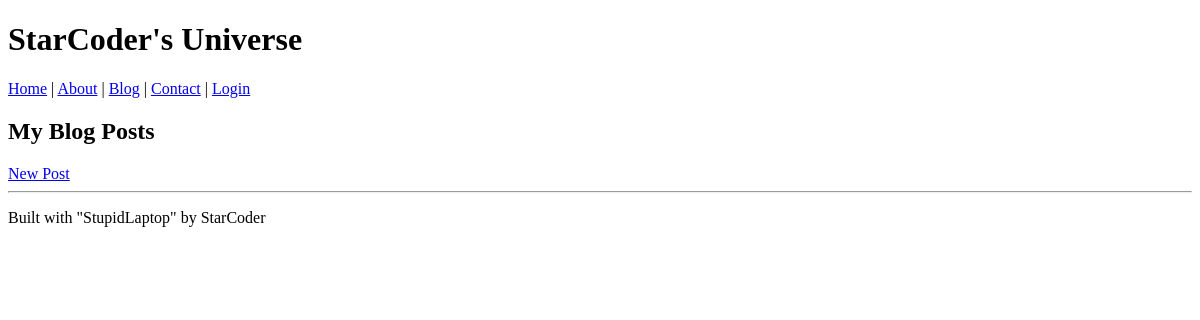
/blog, run on an earlier commit of the app's database.
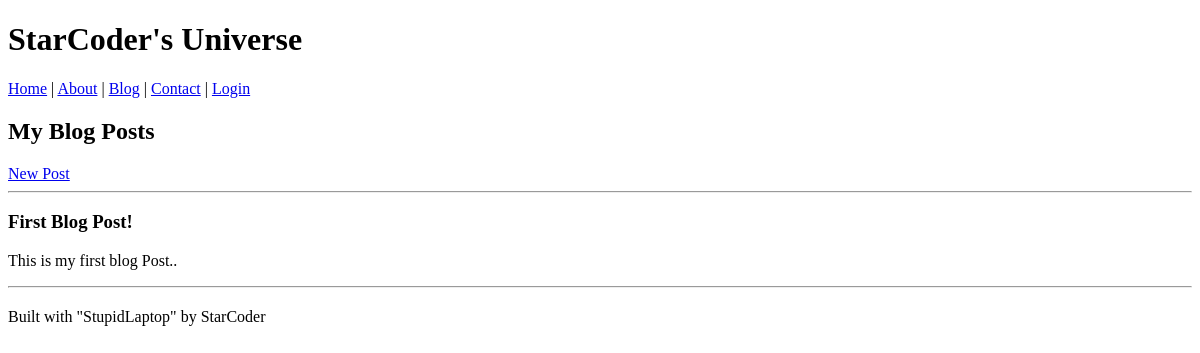
And on a later commit of the database.
### tables this page shows
CREATE TABLE posts (
            id INTEGER PRIMARY KEY AUTOINCREMENT,
            title TEXT NOT NULL,
            content TEXT NOT NULL
        );

### app.py (the view)
@app.route("/blog")
def blog():
    conn = sqlite3.connect("site.db")
    c = conn.cursor()
    c.execute("SELECT id, title, content FROM posts ORDER BY id DESC")
    posts = c.fetchall()
    conn.close()
    return render_template("blog.html", posts=posts)

### templates/blog.html (shortened to what this page needs)
{% extends "layout.html" %}
{% block content %}
  <h2>My Blog Posts</h2>
  <a href="{{ url_for('new_post') }}">New Post</a>
  <hr>
  {% for post in posts %}
    <div style="margin-bottom: 20px;">
      <h3>{{ post[1] }}</h3>
      <p>{{ post[2] }}</p>
      <hr>
    </div>
  {% endfor %}
{% endblock %}

### templates/layout.html (shortened to what this page needs)
<!DOCTYPE html>
<html lang="en">
<head>
  <link rel="stylesheet" href="{{ url_for('static', filename='style.css')}}">
</head>
<body>
  <header>
    <h1>StarCoder's Universe</h1>
    <nav>
      <a href="/">Home</a> |
      <a href="/about">About</a> |
      <a href="{{ url_for('blog') }}">Blog</a> |
      <a href="/contact">Contact</a> |
      {% if session.get("logged_in") %}
        <a href="/logout">Logout</a>
      {% else %}
        <a href="/login">Login</a>
      {% endif %}
    </nav>
  </header>
  <main>
        {% block content %}{% endblock %}
  </main>
  <footer>
    <p>Built with "StupidLaptop" by StarCoder</p>
  </footer>
</body>
</html>

What changed in the data, as far as the page shows it:
added posts: title "First Blog Post!", content "This is my first blog Post.."
